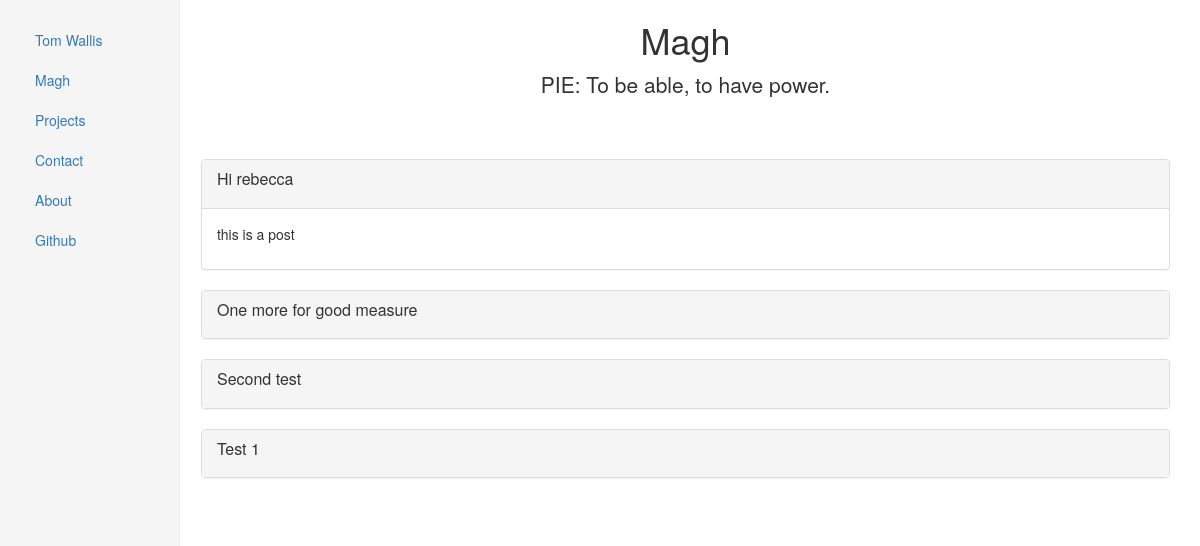
Before: / with the older database file.
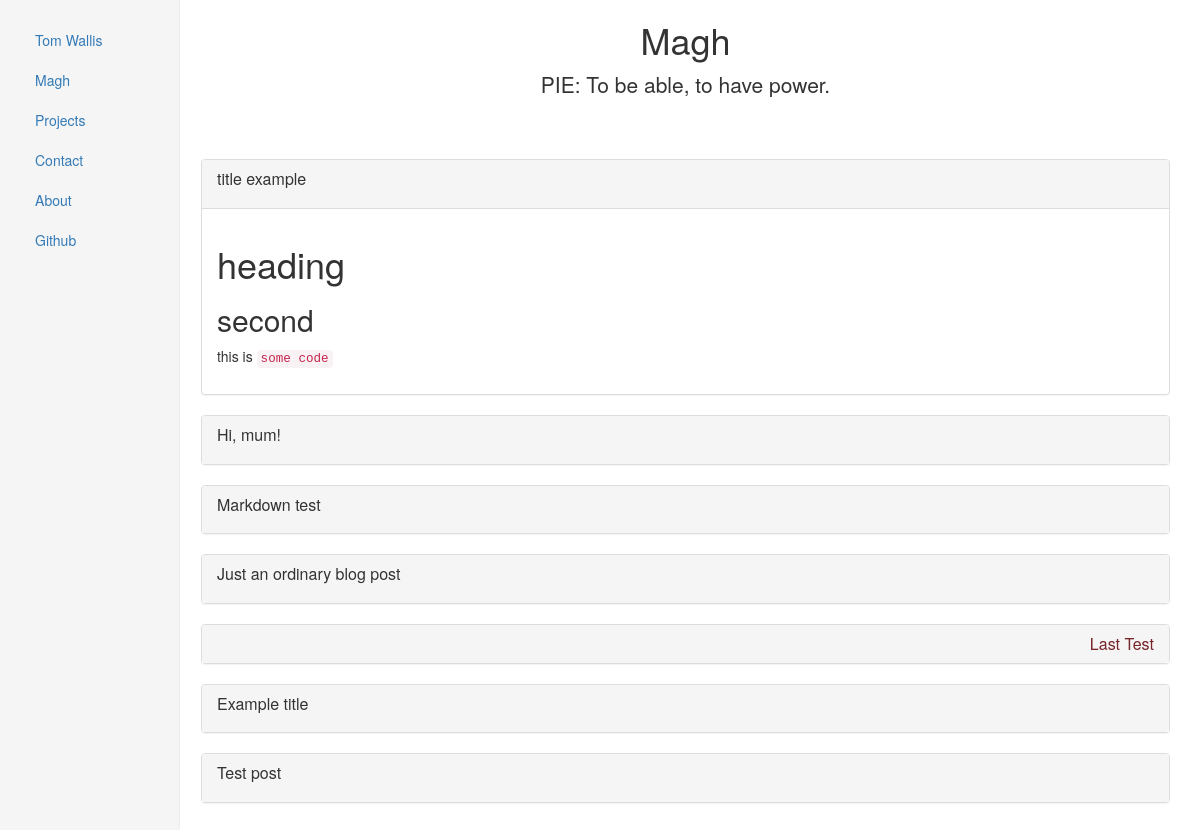
After: the same page with the newer database file.
### core/models.py (models this page shows)
class Post(models.Model):
    title = models.TextField()
    content = models.TextField()

### core/views.py (the view)
# urls.py: url(r'^$', 'core.views.home'),
def home(request):
    return render(request, 'home.html', {'posts': Post.objects.all()})

### core/templatetags/markdown_filter.py (called while the page is built)
@register.filter
def markdownify(text):
  return markdown.markdown(text, safe_mode='escape')

### templates/home.html
{% extends 'base.html' %}
{% block content %}
{% load markdown_filter %}
<div class="container">
    <div class="starter-template">
        <h1 class="tw-heading">Magh</h1>
        <p class="lead tw-heading">PIE: To be able, to have power.</p>
        <br>
        <br>
        <div class="panel-group" id="accordion" role="tablist" aria-multiselectable="true">
            {% for post in posts reversed %}
            <div class="panel panel-default">
                <div class="panel-heading" role="tab" id="heading{{post.id}}">
                    <h4 class="panel-title">
                        <a data-toggle="collapse" data-parent="#accordion" href="#collapse{{post.id}}" aria-expanded="{% ifnotequal post.id 1 %}true{% else %}false{% endifnotequal %}" aria-controls="collapse{{post.id}}">
                            {{post.title|markdownify|safe}}
                        </a>
                    </h4>
                </div>
                <div id="collapse{{post.id}}"   class="panel-collapse collapse {% ifequal post.id posts.last.id %}in{% endifequal %}" role="tabpanel" aria-labelledby="heading{{post.id}}">
                    <div class="panel-body">
                        {{post.content|markdownify|safe}}
                    </div>
                </div>
            </div>
            <br>
            {% endfor %}
        </div>
    </div>
</div>
{% endblock %}

### templates/base.html (shortened to what this page needs)
<!DOCTYPE html>
<html>
<head>
    {% load staticfiles %}
    <link href="{% static 'bootstrap-3.3.2-dist/css/bootstrap.min.css'%}" rel="stylesheet">
    <link href="{% static 'bootstrap-3.3.2-dist/css/bootstrap-theme.css'%}" rel="stylesheet">
    <link href="{% static 'css/base/tw.css' %}" rel="stylesheet">
</head>
<body>
<div class="container-fluid">
    <div class="row">
        <div class="col-sm-3 col-md-2 sidebar">
            <ul class="nav nav-sidebar">
                <li><a href="#" class="tw-sidebar-title">Tom Wallis</a></li>
                <li class="active"><a href="/">Magh <span class="sr-only">(current)</span></a></li>
                <li><a href="/projects">Projects</a></li>
                <li><a href="/">Contact</a></li>
                <li><a href="/">About</a></li>
                <li><a href="http://github.com/probablytom/">Github</a></li>
            </ul>
        </div>
    </div>
</div>
{% block content %} {% endblock %}
</body>
</html>

### static/css/base/tw.css (style rules this page uses)
.starter-template { padding-left: 15%; }
.tw-heading { text-align: center; }
.sidebar { position: fixed; top: 0; bottom: 0; left: 0; z-index: 1000; display: block; padding: 20px; overflow-x: hidden; overflow-y: auto; background-color: #f5f5f5; border-right: 1px solid #eee; width:15%; }
.tw-post-test { color: #77242a; text-align: right; }

Changed rows visible on the page:
removed Post: title "Hi rebecca", content "this is a post"
removed Post: title "One more for good measure"
removed Post: title "Second test"
removed Post: title "Test 1"
added Post: title "title example", content "heading second this is some code"
added Post: title "Hi, mum!"
added Post: title "Markdown test"
added Post: title "Just an ordinary blog post"
added Post: title "Last Test"
added Post: title "Example title"
added Post: title "Test post"
